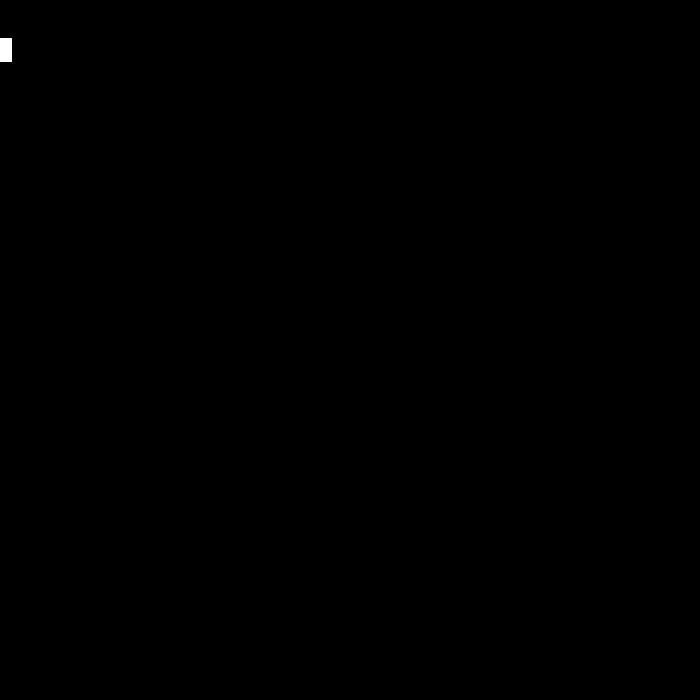
Frame 1 (no input)
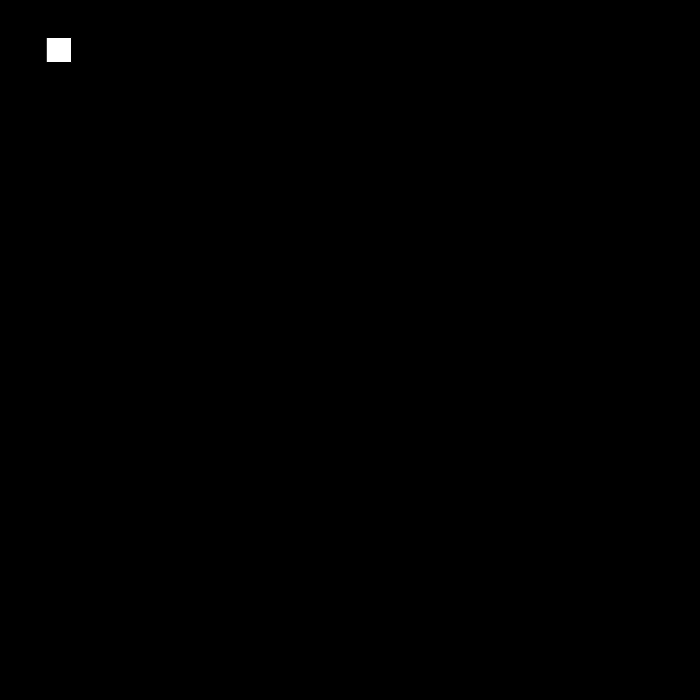
Frame 60 (no input)
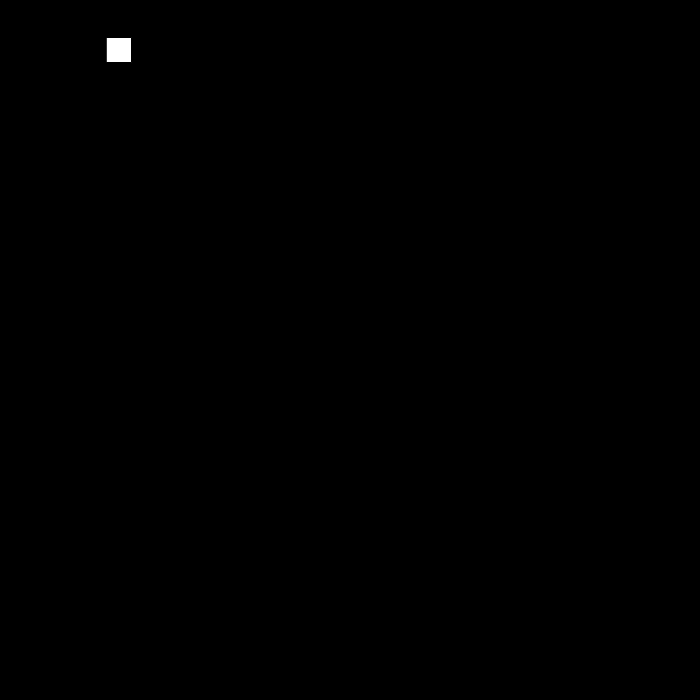
Frame 120 (the mouse pressed at the canvas centre since frame 60)

The p5.js sketch that drew these frames (run headless with seeded random() and noise() and a simulated clock; from frame 60 on, the mouse is pressed at the canvas centre):

// p5.js sketch
// ── sketch.js
var x = 0

function setup() {
  createCanvas(700, 700);
  rectMode(CENTER) ;
  ellipseMode(CENTER) ;
}

function draw() {
  background('black');

  rect(x, 50, 25, 25,);

  x = x + 1;

  if (x > width) {
      x = 0;
  } 
}
